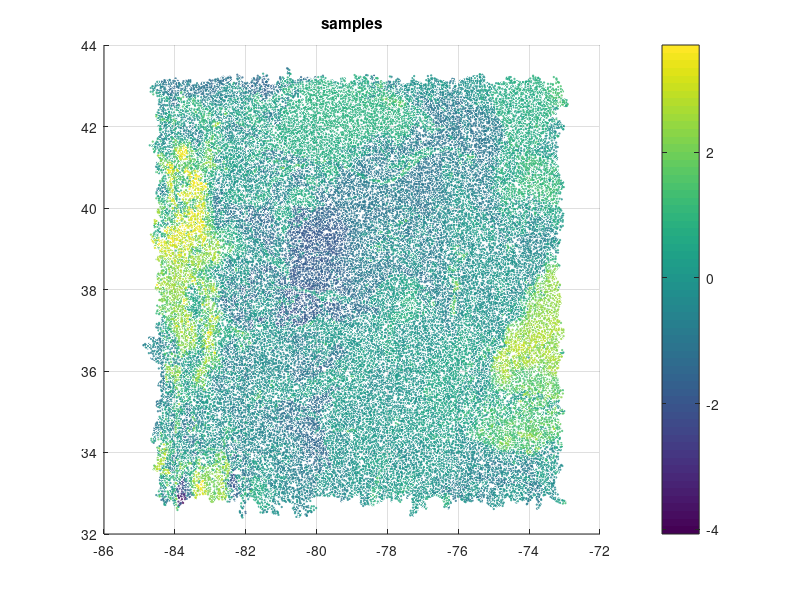

The MATLAB source for this figure: (Note: this script raises an error after producing the figure.)
%% Simple low-rank kriging of 2D moisture data using circulant covariance matrices


% Load sampled data
zs = load('moist_64000_31.txt');
xs = zs(:,1);
ys = zs(:,2);
zs = zs(:,3);
figure(1); scatter3(ys,xs,zs,1,zs); view(2); colorbar; title('samples');

model_Y     = 'exponential';  % type of covariance function
ncoarse = 19;                % univariate size of coarse grid
ratio = 9;                 % ratio between fine and coarse grids
%nfine = 513;                  % univariate size of fine grid
tol_cov = 1e-3;               % TT tolerance for covariance column
tol_y = 2e-1;                 % TT tolerance for fields
nugget = 0;                   % shift in C_{yy}


%% Regress data onto coarse rectangular grid
xcoarse = linspace(floor(min(xs))+1,ceil(max(xs))-1,ncoarse+1)';
ycoarse = linspace(floor(min(ys))+1,ceil(max(ys))-2,ncoarse+1)';
xcoarse=xcoarse(1:end-1);
ycoarse=ycoarse(1:end-1);
xcoarse_step=xcoarse(2)-xcoarse(1);
ycoarse_step=ycoarse(2)-ycoarse(1);

tic;
y = scatteredInterpolant(xs,ys,zs,'linear');
y = y(repmat(xcoarse,1,ncoarse), repmat(ycoarse',ncoarse,1));
y = tt_tensor(y, tol_y);
fprintf('Regression took %g sec., rank(y) = %d\n\n', toc, max(y.r));
figure(2); mesh(ycoarse,xcoarse,full(y,y.n')); view(2); colorbar; title('coarse (linearly interpolated)');


%% Exponential cov on fine grid (first column)
% xfine = linspace(floor(min(xs))+1,ceil(max(xs))-1,nfine)';
% yfine = linspace(floor(min(ys))+1,ceil(max(ys))-2,nfine)';

xfine=(xcoarse(1): xcoarse_step/ratio : xcoarse(end)+xcoarse_step  )';
yfine=(ycoarse(1): ycoarse_step/ratio : ycoarse(end)+ycoarse_step  )';

nfine = ratio*ncoarse;
xfine=xfine(1:nfine);
yfine=yfine(1:nfine);

X = tt_meshgrid_vert({tt_tensor(xfine-xfine(1)), tt_tensor(yfine-yfine(1))});

% Choose the covariance function
switch model_Y
    case 'matern'
        Cfun = @(x)matern_covariance(0.5, sqrt(sum(x.^2, 2))', [], 0.5, 0.5 )';
    case 'gaussian'
        Cfun = @(x)exp(-sum(x.^2, 2)/4);
    case 'exponential'
        Cfun = @(x)exp(-sqrt(sum(x.^2, 2))/0.5);
    case 'spherical'
        Cfun = @(x)(1 - 1.5*x + 0.5*x.^3).*double(x<=1);
end

tic;
C_fine = amen_cross_s(X, Cfun, tol_cov);
fprintf('Cov column took %g sec., rank(C_{ss}) = %d\n\n', toc, max(C_fine.r));

%to make the Toeplitz matrix circulant, embed it into an extended domain. 
C_fine_embedded = tt_modefun(C_fine, @(c) [c; zeros(1, C_fine.r(2));flip(c(2:end,:))]);

% Fourier image
C_fine_f = tt_modefun(C_fine_embedded, @fft);

% Coarse grid subsampling matrix
H = speye(nfine);
step = ((nfine)/(ncoarse));
H = H(1:step:nfine, :);

H2 = speye(2*nfine);
step = ((nfine)/(ncoarse)); 
H2 = H2(1:step:2*nfine, :); 

% Coarse cov
C_coarse = tt_modefun(C_fine, @(c)c(1:step:nfine, :));

%to make the Toeplitz matrix circulant, embed it into an extended domain. 
C_coarse_embedded = tt_modefun(C_coarse, @(c) [c; zeros(1, C_coarse.r(2)); flip(c(2:end,:))]);

% Its Fourier image
C_coarse_f = tt_modefun(C_coarse_embedded, @fft);


%%  Kriging
% C_{yy}^{-1}
tic;
y_embedded = tt_modefun(y, @(y) [y;flip(y(1:end,:))]);
xi = tt_modefun(y_embedded, @fft);
xi = amen_cross_s({xi,C_coarse_f}, @(x)x(:,1)./(x(:,2)+nugget), tol_y);
xi = tt_modefun(xi, @ifft);
% inject into full space
s = tt_modefun(xi, @(s)H2'*s);
% Multiply C_fine via FFT
s = tt_modefun(s, @fft);
s = amen_cross_s({s,C_fine_f}, @(x)prod(x,2), tol_y);
s = tt_modefun(s, @ifft);

% extract from the extended domain
s = tt_modefun(s, @(c) c(1:nfine, :));

fprintf('Kriging took %g sec., rank(xi) = %d, rank(s) = %d\n\n', toc, max(xi.r), max(s.r));

figure(3); mesh(yfine,xfine,real(full(s,s.n'))); view(2); colorbar; title('fine(kriged)');

